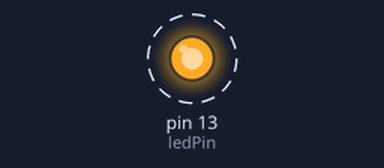
The sketch below on a simulated Arduino Uno, built with avr-gcc and run on an emulated ATmega328P. Parts: output pins drawn as LEDs (lit = HIGH). Dashed ring = blinking.

Above: at 0.2 s.
Timing chart, 0 to 3.0 s (numbered marks = the images above):
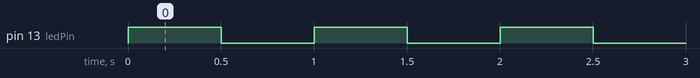

The sketch:

Timer1_example_c.ino
```cpp
//timer interrupts


//timer setup for timer1.

#define ledPin 13


void setup(){
  //set pin as output
  pinMode(ledPin, OUTPUT);

  noInterrupts(); // disable all interrupts
  TCCR1A = 0;
  TCCR1B = 0;
  TCNT1 = 0;

  OCR1A = 31250; // compare match register 16MHz/256/2Hz
//OCR1A = 31;    // compare match register 16MHz/256/2kHz
  TCCR1B |= (1 << WGM12); // CTC mode
  TCCR1B |= (1 << CS12); // 256 prescaler
  TIMSK1 |= (1 << OCIE1A); // enable timer compare interrupt
  interrupts(); // enable all interrupts
}//end setup


ISR(TIMER1_COMPA_vect){//timer1 interrupt
digitalWrite(ledPin, digitalRead(ledPin) ^ 1); // toggle LED pin
}


void loop(){
  //do other things here
}
```

Measured:
- by itself, pin 13 (ledPin): alternates HIGH for 0.50 s and LOW for 0.50 s
